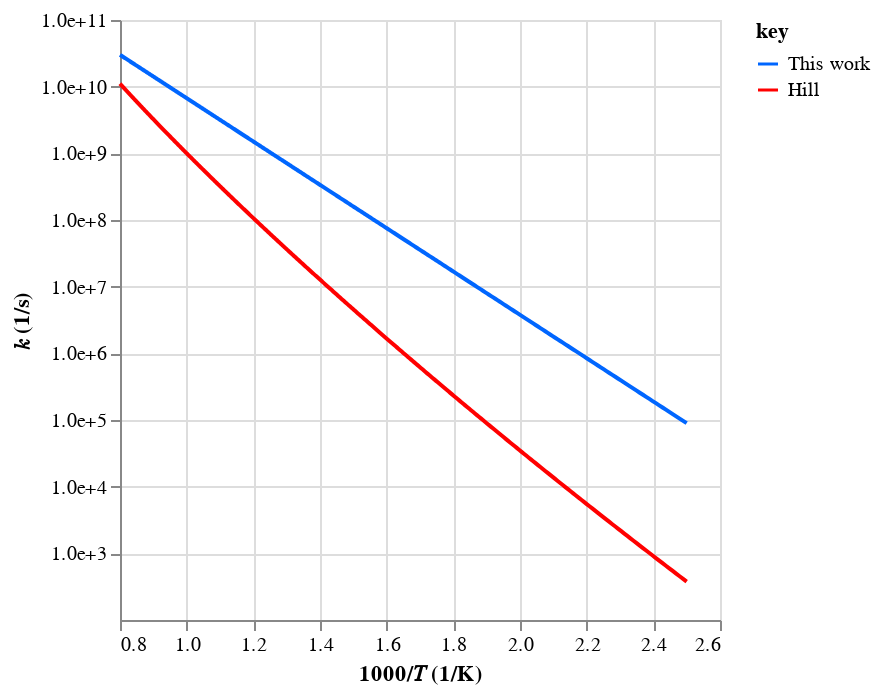
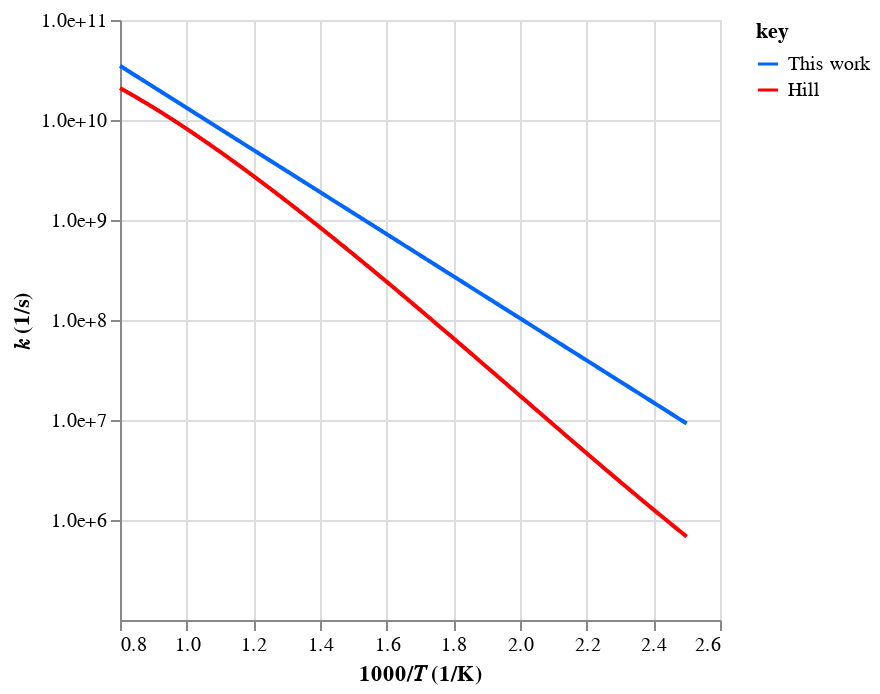
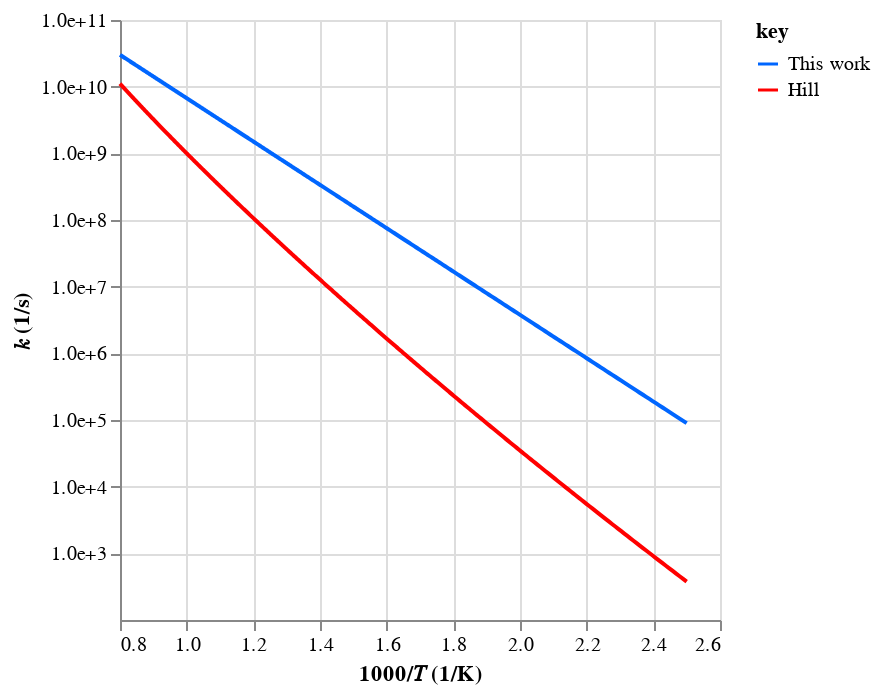
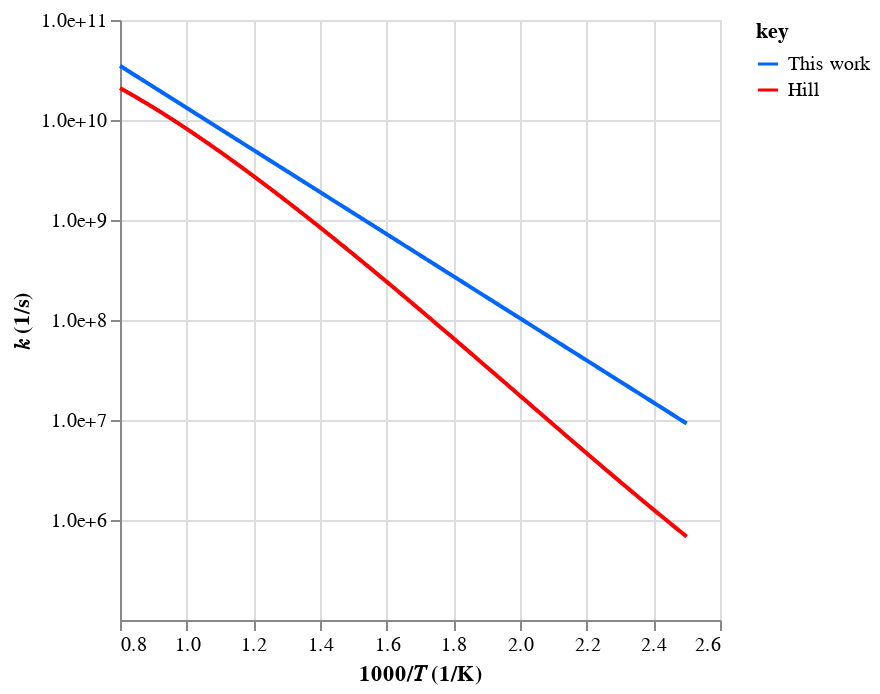

These figures' notebook cell, in order:
### Code cell
# Check rates
workflow.plot_rates(tag=tag, root_path=root_path)

### Figure 1 — Vega-Lite specification as saved in the notebook (floating-point values rounded to 4 significant figures; data arrays with more than 128 entries replaced by an {"elided": "..."} marker saying what was removed)
{"config": {"view": {"continuousWidth": 300, "continuousHeight": 300}}, "data": {"name": "data-3c643764236850767ed75288775e1912"}, "mark": {"type": "line"}, "encoding": {"color": {"field": "key", "scale": {"domain": ["This work", "Hill"], "range": ["#0066ff", "#ff0000"]}, "type": "nominal"}, "x": {"field": "x", "title": "1000/𝑇 (1/K)", "type": "quantitative"}, "y": {"axis": {"format": ".1e", "values": [1000, 10000, 100000, 1000000, 10000000, 100000000, 1000000000, 10000000000, 100000000000]}, "field": "value", "scale": {"type": "log"}, "title": "𝑘 (1/s)", "type": "quantitative"}}, "transform": [{"fold": ["This work", "Hill"]}], "$schema": "https://vega.github.io/schema/vega-lite/v5.20.1.json", "datasets": {"data-3c643764236850767ed75288775e1912": {"elided": "500 records"}}}

### Figure 2 — Vega-Lite specification as saved in the notebook (floating-point values rounded to 4 significant figures; data arrays with more than 128 entries replaced by an {"elided": "..."} marker saying what was removed)
{"config": {"view": {"continuousWidth": 300, "continuousHeight": 300}}, "data": {"name": "data-a6767f8c1b107e773434534605363c49"}, "mark": {"type": "line"}, "encoding": {"color": {"field": "key", "scale": {"domain": ["This work", "Hill"], "range": ["#0066ff", "#ff0000"]}, "type": "nominal"}, "x": {"field": "x", "title": "1000/𝑇 (1/K)", "type": "quantitative"}, "y": {"axis": {"format": ".1e", "values": [1000000, 10000000, 100000000, 1000000000, 10000000000, 100000000000, 1000000000000]}, "field": "value", "scale": {"type": "log"}, "title": "𝑘 (1/s)", "type": "quantitative"}}, "transform": [{"fold": ["This work", "Hill"]}], "$schema": "https://vega.github.io/schema/vega-lite/v5.20.1.json", "datasets": {"data-a6767f8c1b107e773434534605363c49": {"elided": "500 records"}}}

### Figure 3 — Vega-Lite specification as saved in the notebook (floating-point values rounded to 4 significant figures; data arrays with more than 128 entries replaced by an {"elided": "..."} marker saying what was removed)
{"config": {"view": {"continuousWidth": 300, "continuousHeight": 300}}, "data": {"name": "data-3c643764236850767ed75288775e1912"}, "mark": {"type": "line"}, "encoding": {"color": {"field": "key", "scale": {"domain": ["This work", "Hill"], "range": ["#0066ff", "#ff0000"]}, "type": "nominal"}, "x": {"field": "x", "title": "1000/𝑇 (1/K)", "type": "quantitative"}, "y": {"axis": {"format": ".1e", "values": [1000, 10000, 100000, 1000000, 10000000, 100000000, 1000000000, 10000000000, 100000000000]}, "field": "value", "scale": {"type": "log"}, "title": "𝑘 (1/s)", "type": "quantitative"}}, "transform": [{"fold": ["This work", "Hill"]}], "$schema": "https://vega.github.io/schema/vega-lite/v5.20.1.json", "datasets": {"data-3c643764236850767ed75288775e1912": {"elided": "500 records"}}}

### Figure 4 — Vega-Lite specification as saved in the notebook (floating-point values rounded to 4 significant figures; data arrays with more than 128 entries replaced by an {"elided": "..."} marker saying what was removed)
{"config": {"view": {"continuousWidth": 300, "continuousHeight": 300}}, "data": {"name": "data-a6767f8c1b107e773434534605363c49"}, "mark": {"type": "line"}, "encoding": {"color": {"field": "key", "scale": {"domain": ["This work", "Hill"], "range": ["#0066ff", "#ff0000"]}, "type": "nominal"}, "x": {"field": "x", "title": "1000/𝑇 (1/K)", "type": "quantitative"}, "y": {"axis": {"format": ".1e", "values": [1000000, 10000000, 100000000, 1000000000, 10000000000, 100000000000, 1000000000000]}, "field": "value", "scale": {"type": "log"}, "title": "𝑘 (1/s)", "type": "quantitative"}}, "transform": [{"fold": ["This work", "Hill"]}], "$schema": "https://vega.github.io/schema/vega-lite/v5.20.1.json", "datasets": {"data-a6767f8c1b107e773434534605363c49": {"elided": "500 records"}}}
